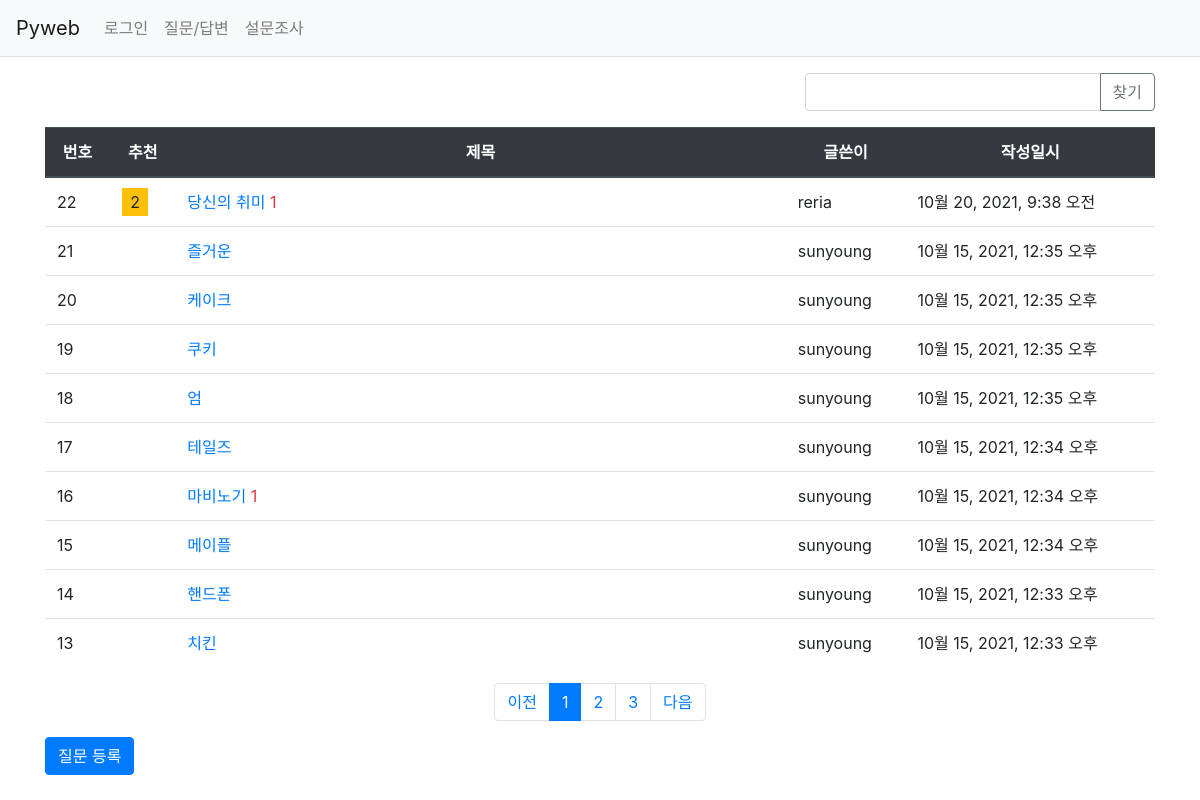
The app's page /pybo/board/ with its own data.
### pybo/models.py (models this page shows, shortened)
class Question(models.Model):   # models의 Model 클래스 상속
    author = models.ForeignKey(User, on_delete=models.CASCADE, related_name='author_question')
    subject = models.CharField(max_length=200)
    content = models.TextField()
    create_date = models.DateTimeField()
    modify_date = models.DateTimeField(null=True, blank=True)
    voter = models.ManyToManyField(User, related_name='voter_question')

### pybo/views/base_views.py (the view, shortened to what this page needs)
# urls.py: path('board/', base_views.board, name='board'),
def board(request):
    page = request.GET.get('page', '1')
    kw = request.GET.get('kw', '')
    question_list = Question.objects.order_by('-create_date')   # 내림차순 정렬
    paginator = Paginator(question_list, 10)
    page_obj = paginator.get_page(page)
    context = {'question_list': page_obj, 'page': page, 'kw': kw}   # page와 kw 추가
    return render(request, 'pybo/question_list.html', context)

### pybo/templatetags/pybo_filter.py (called while the page is built)
@register.filter
def sub(value, arg):
    return value - arg

### templates/pybo/question_list.html (shortened to what this page needs)
{% extends 'base.html' %}
{% load pybo_filter %}
{% block content %}
<div class="container my-3">
    <div class=" row justify-content-end my-3">
        <div class="col-4 input-group">
            <input type="text" class="form-control kw"
                   value="{{ kw|default_if_none:'' }}">
            <div class="input-group-append">
                <button class="btn btn-outline-secondary"
                        type="button" id="btn_search">찾기</button>
            </div>
        </div>
    </div>
    <table class="table">
        <thead>
            <tr class="text-center thead-dark">
                <th>번호</th>
                <th>추천</th>
                <th style="width:55%">제목</th>
                <th>글쓴이</th>
                <th>작성일시</th>
            </tr>
        </thead>
        <tbody>
        {% if question_list %}
        {% for question in question_list %}
        <tr>
            <td>{{ question_list.paginator.count|sub:question_list.start_index|sub:forloop.counter0|add:1 }}</td>
            <td>
                {% if question.voter.all.count %}
                <span class="bacge badge-warning px-2 py-1">
                    {{ question.voter.all.count }}
                </span>
                {% endif %}
            </td>
            <td>
                <a href="{% url 'pybo:detail' question.id %}">{{ question.subject }}
                    {% if question.answer_set.count > 0 %}
                    <span class="text-danger" small ml-2>
                        {{ question.answer_set.count }}
                    </span>
                    {% endif %}
                </a>
            </td>
            <td>{{ question.author.username }}</td>
            <td>{{ question.create_date }}</td>
        </tr>
        {% endfor %}
        {% endif %}
        </tbody>
    </table>
    <ul class="pagination justify-content-center">
        {% if question_list.has_previous %}
        <li class="page-item">
            <a class="page-link" href="#" data-page="{{ question_list.previous_page_number }}">
                이전
            </a>
        </li>
            {% else %}
        <li class="page-item">
            <a class="page-link" tabindex="-1" aria-disabled="true" href="#">
                이전
            </a>
        </li>
        {% endif %}
        {% for page_number in question_list.paginator.page_range %}
            {% if page_number == question_list.number %}
            <li class="page-item active" aria-current="page">
                <a class="page-link" href="#" data-page="{{ page_number }}">
                    {{ page_number }}
                </a>
            </li>
            {% else %}
            <li class="page-item">
                <a class="page-link" href="#" data-page="{{ page_number }}">
                {{ page_number }}
                </a>
            </li>
            {% endif %}
        {% endfor %}
        {% if question_list.has_next %}
        <li class="page-item">
            <a class="page-link" href="#" data-page="{{ question_list.next_page_number }}">
                다음
            </a>
        </li>
        {% else %}
        <li class="page-item">
            <a class="page-link" tabindex="-1" aria-disabled="true" href="#">
                다음
            </a>
        </li>
            {% endif %}
    </ul>
    <a href="{% url 'pybo:question_create' %}" class="btn btn-primary">질문 등록</a>
</div>
{% endblock %}

### records on screen
Question: paginator.count|sub "22", voter.all.count "2", subject "당신의 취미", answer_set.count "1", author.username "reria", create_date "10월 20, 2021, 9:38 오전"
Question: paginator.count|sub "21", subject "즐거운", author.username "sunyoung", create_date "10월 15, 2021, 12:35 오후"
Question: paginator.count|sub "20", subject "케이크", author.username "sunyoung", create_date "10월 15, 2021, 12:35 오후"
Question: paginator.count|sub "19", subject "쿠키", author.username "sunyoung", create_date "10월 15, 2021, 12:35 오후"
Question: paginator.count|sub "18", subject "엄", author.username "sunyoung", create_date "10월 15, 2021, 12:35 오후"
Question: paginator.count|sub "17", subject "테일즈", author.username "sunyoung", create_date "10월 15, 2021, 12:34 오후"
Question: paginator.count|sub "16", subject "마비노기", answer_set.count "1", author.username "sunyoung", create_date "10월 15, 2021, 12:34 오후"
Question: paginator.count|sub "15", subject "메이플", author.username "sunyoung", create_date "10월 15, 2021, 12:34 오후"
Question: paginator.count|sub "14", subject "핸드폰", author.username "sunyoung", create_date "10월 15, 2021, 12:33 오후"
Question: paginator.count|sub "13", subject "치킨", author.username "sunyoung", create_date "10월 15, 2021, 12:33 오후"

### other values on screen
{{ page_number }} "1"
{{ page_number }} "2" "3"
